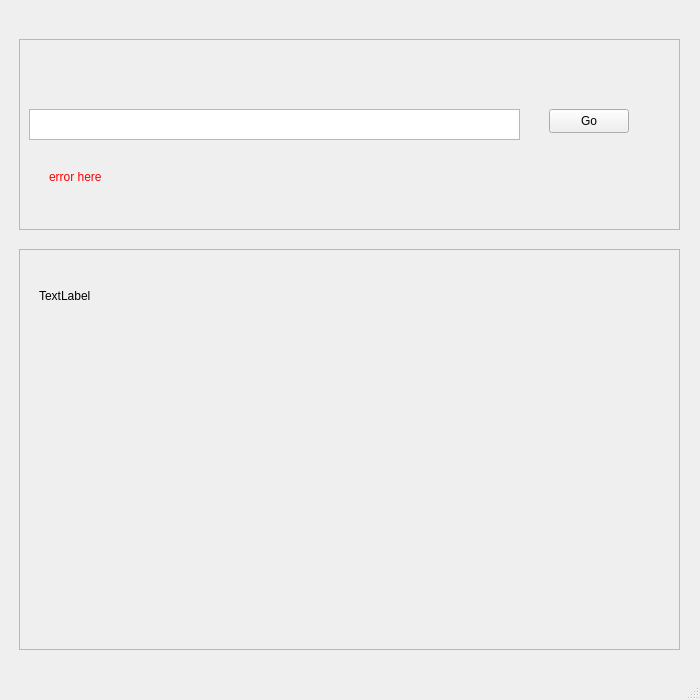
<?xml version="1.0" encoding="UTF-8"?>
<ui version="4.0">
 <class>MainWindow</class>
 <widget class="QMainWindow" name="MainWindow">
  <property name="geometry">
   <rect>
    <x>0</x>
    <y>0</y>
    <width>700</width>
    <height>700</height>
   </rect>
  </property>
  <property name="sizePolicy">
   <sizepolicy hsizetype="Preferred" vsizetype="Preferred">
    <horstretch>0</horstretch>
    <verstretch>0</verstretch>
   </sizepolicy>
  </property>
  <property name="maximumSize">
   <size>
    <width>700</width>
    <height>700</height>
   </size>
  </property>
  <property name="windowTitle">
   <string>MainWindow</string>
  </property>
  <widget class="QWidget" name="centralwidget">
   <widget class="QFrame" name="inputFrame">
    <property name="geometry">
     <rect>
      <x>19</x>
      <y>39</y>
      <width>661</width>
      <height>191</height>
     </rect>
    </property>
    <property name="frameShape">
     <enum>QFrame::Shape::StyledPanel</enum>
    </property>
    <property name="frameShadow">
     <enum>QFrame::Shadow::Raised</enum>
    </property>
    <widget class="QTextEdit" name="nameInput">
     <property name="geometry">
      <rect>
       <x>10</x>
       <y>70</y>
       <width>491</width>
       <height>31</height>
      </rect>
     </property>
    </widget>
    <widget class="QPushButton" name="goButton">
     <property name="geometry">
      <rect>
       <x>530</x>
       <y>70</y>
       <width>80</width>
       <height>24</height>
      </rect>
     </property>
     <property name="text">
      <string>Go</string>
     </property>
    </widget>
    <widget class="QLabel" name="errorLabel">
     <property name="geometry">
      <rect>
       <x>30</x>
       <y>130</y>
       <width>181</width>
       <height>16</height>
      </rect>
     </property>
     <property name="styleSheet">
      <string notr="true">color: rgb(255, 0, 0);</string>
     </property>
     <property name="text">
      <string>error here</string>
     </property>
    </widget>
   </widget>
   <widget class="QFrame" name="infoFrame">
    <property name="geometry">
     <rect>
      <x>19</x>
      <y>249</y>
      <width>661</width>
      <height>401</height>
     </rect>
    </property>
    <property name="frameShape">
     <enum>QFrame::Shape::StyledPanel</enum>
    </property>
    <property name="frameShadow">
     <enum>QFrame::Shadow::Raised</enum>
    </property>
    <widget class="QLabel" name="infoLabel">
     <property name="geometry">
      <rect>
       <x>20</x>
       <y>40</y>
       <width>231</width>
       <height>51</height>
      </rect>
     </property>
     <property name="sizePolicy">
      <sizepolicy hsizetype="Preferred" vsizetype="Preferred">
       <horstretch>0</horstretch>
       <verstretch>0</verstretch>
      </sizepolicy>
     </property>
     <property name="text">
      <string>TextLabel</string>
     </property>
     <property name="textFormat">
      <enum>Qt::TextFormat::RichText</enum>
     </property>
     <property name="alignment">
      <set>Qt::AlignmentFlag::AlignLeading|Qt::AlignmentFlag::AlignLeft|Qt::AlignmentFlag::AlignTop</set>
     </property>
    </widget>
    <widget class="QLabel" name="infoImage">
     <property name="geometry">
      <rect>
       <x>20</x>
       <y>110</y>
       <width>256</width>
       <height>256</height>
      </rect>
     </property>
     <property name="text">
      <string/>
     </property>
    </widget>
   </widget>
  </widget>
  <widget class="QMenuBar" name="menubar">
   <property name="geometry">
    <rect>
     <x>0</x>
     <y>0</y>
     <width>700</width>
     <height>21</height>
    </rect>
   </property>
  </widget>
  <widget class="QStatusBar" name="statusbar"/>
 </widget>
 <resources/>
 <connections/>
</ui>
